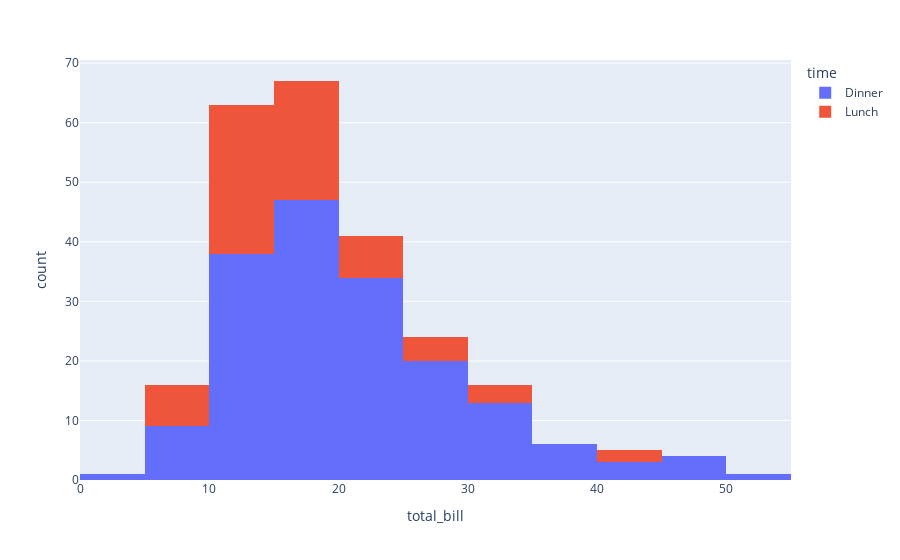

Here is the notebook cell this chart was saved with:
### Markdown cell above
Задача 2: Создать гистограмму с расширенными возможностями настройки. Используйте набор данных tips. Создайте гистограмму для total_bill. Установите число бинов на 20 и цвет по времени.

### Code cell
fig = px.histogram(tips,
             x = 'total_bill',
            nbins=20,
            color = 'time')
fig.show()

### Figure 1 — Plotly figure (JSON) as saved in the notebook; plotly's stock layout.template omitted (floating-point values rounded to 4 significant figures; data arrays with more than 128 entries replaced by an {"elided": "..."} marker saying what was removed)
{"data": [{"alignmentgroup": "True", "bingroup": "x", "hovertemplate": "time=Dinner<br>total_bill=%{x}<br>count=%{y}<extra></extra>", "legendgroup": "Dinner", "marker": {"color": "#636efa", "pattern": {"shape": ""}}, "name": "Dinner", "nbinsx": 20, "offsetgroup": "Dinner", "orientation": "v", "showlegend": true, "type": "histogram", "x": {"elided": "176 float values"}, "xaxis": "x", "yaxis": "y"}, {"alignmentgroup": "True", "bingroup": "x", "hovertemplate": "time=Lunch<br>total_bill=%{x}<br>count=%{y}<extra></extra>", "legendgroup": "Lunch", "marker": {"color": "#EF553B", "pattern": {"shape": ""}}, "name": "Lunch", "nbinsx": 20, "offsetgroup": "Lunch", "orientation": "v", "showlegend": true, "type": "histogram", "x": [27.2, 22.76, 17.29, 19.44, 16.66, 10.07, 32.68, 15.98, 34.83, 13.03, 18.28, 24.71, 21.16, 10.65, 12.43, 24.08, 11.69, 13.42, 14.26, 15.95, 12.48, 29.8, 8.52, 14.52, 11.38, 22.82, 19.08, 20.27, 11.17, 12.26, 18.26, 8.51, 10.33, 14.15, 16, 13.16, 17.47, 34.3, 41.19, 27.05, 16.43, 8.35, 18.64, 11.87, 9.78, 7.51, 19.81, 28.44, 15.48, 16.58, 7.56, 10.34, 43.11, 13, 13.51, 18.71, 12.74, 13, 16.4, 20.53, 16.47, 12.16, 13.42, 8.58, 15.98, 13.42, 16.27, 10.09], "xaxis": "x", "yaxis": "y"}], "layout": {"autosize": true, "barmode": "relative", "legend": {"title": {"text": "time"}, "tracegroupgap": 0}, "margin": {"t": 60}, "xaxis": {"anchor": "y", "autorange": true, "domain": [0, 1], "range": [0, 55], "title": {"text": "total_bill"}, "type": "linear"}, "yaxis": {"anchor": "x", "autorange": true, "domain": [0, 1], "range": [0, 70.53], "title": {"text": "count"}}}}
